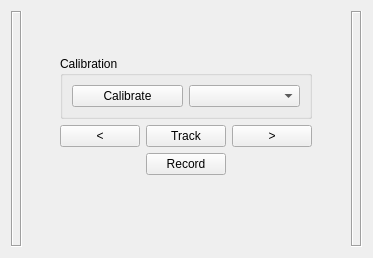
<?xml version="1.0" encoding="UTF-8"?>
<ui version="4.0">
 <class>devMicronTrackerControllerQWidget</class>
 <widget class="QWidget" name="devMicronTrackerControllerQWidget">
  <property name="geometry">
   <rect>
    <x>0</x>
    <y>0</y>
    <width>373</width>
    <height>258</height>
   </rect>
  </property>
  <property name="windowTitle">
   <string>Form</string>
  </property>
  <layout class="QGridLayout" name="gridLayout">
   <item row="0" column="2" colspan="3">
    <spacer name="SpacerTop">
     <property name="orientation">
      <enum>Qt::Vertical</enum>
     </property>
     <property name="sizeHint" stdset="0">
      <size>
       <width>20</width>
       <height>40</height>
      </size>
     </property>
    </spacer>
   </item>
   <item row="0" column="6" rowspan="7">
    <widget class="QLabel" name="FrameRight">
     <property name="frameShape">
      <enum>QFrame::Box</enum>
     </property>
     <property name="frameShadow">
      <enum>QFrame::Sunken</enum>
     </property>
    </widget>
   </item>
   <item row="1" column="2" colspan="3">
    <widget class="QGroupBox" name="BoxCalibration">
     <property name="title">
      <string>Calibration</string>
     </property>
     <layout class="QHBoxLayout" name="horizontalLayout">
      <item>
       <widget class="QPushButton" name="ButtonCalibratePivot">
        <property name="text">
         <string>Calibrate</string>
        </property>
       </widget>
      </item>
      <item>
       <widget class="QComboBox" name="BoxTools"/>
      </item>
     </layout>
    </widget>
   </item>
   <item row="1" column="1" rowspan="2">
    <spacer name="SpacerLeftTop">
     <property name="orientation">
      <enum>Qt::Horizontal</enum>
     </property>
     <property name="sizeHint" stdset="0">
      <size>
       <width>40</width>
       <height>20</height>
      </size>
     </property>
    </spacer>
   </item>
   <item row="2" column="3">
    <widget class="QPushButton" name="ButtonTrack">
     <property name="text">
      <string>Track</string>
     </property>
     <property name="checkable">
      <bool>true</bool>
     </property>
    </widget>
   </item>
   <item row="1" column="5" rowspan="2">
    <spacer name="SpacerRightTop">
     <property name="orientation">
      <enum>Qt::Horizontal</enum>
     </property>
     <property name="sizeHint" stdset="0">
      <size>
       <width>40</width>
       <height>20</height>
      </size>
     </property>
    </spacer>
   </item>
   <item row="5" column="1">
    <spacer name="SpacerLeftBottom">
     <property name="orientation">
      <enum>Qt::Horizontal</enum>
     </property>
     <property name="sizeHint" stdset="0">
      <size>
       <width>40</width>
       <height>20</height>
      </size>
     </property>
    </spacer>
   </item>
   <item row="5" column="2" colspan="3">
    <layout class="QVBoxLayout" name="LayoutTools">
     <property name="sizeConstraint">
      <enum>QLayout::SetFixedSize</enum>
     </property>
    </layout>
   </item>
   <item row="5" column="5">
    <spacer name="SpacerRightBottom">
     <property name="orientation">
      <enum>Qt::Horizontal</enum>
     </property>
     <property name="sizeHint" stdset="0">
      <size>
       <width>40</width>
       <height>20</height>
      </size>
     </property>
    </spacer>
   </item>
   <item row="6" column="2" colspan="3">
    <spacer name="SpacerBottom">
     <property name="orientation">
      <enum>Qt::Vertical</enum>
     </property>
     <property name="sizeHint" stdset="0">
      <size>
       <width>20</width>
       <height>40</height>
      </size>
     </property>
    </spacer>
   </item>
   <item row="0" column="0" rowspan="7">
    <widget class="QLabel" name="FrameLeft">
     <property name="frameShape">
      <enum>QFrame::Box</enum>
     </property>
     <property name="frameShadow">
      <enum>QFrame::Sunken</enum>
     </property>
    </widget>
   </item>
   <item row="2" column="2">
    <widget class="QPushButton" name="ButtonCaptureFrameLeft">
     <property name="text">
      <string>&lt;</string>
     </property>
     <property name="checkable">
      <bool>true</bool>
     </property>
    </widget>
   </item>
   <item row="2" column="4">
    <widget class="QPushButton" name="ButtonCaptureFrameRight">
     <property name="text">
      <string>&gt;</string>
     </property>
     <property name="checkable">
      <bool>true</bool>
     </property>
    </widget>
   </item>
   <item row="3" column="3">
    <widget class="QPushButton" name="ButtonRecord">
     <property name="text">
      <string>Record</string>
     </property>
     <property name="checkable">
      <bool>true</bool>
     </property>
    </widget>
   </item>
  </layout>
 </widget>
 <resources/>
 <connections/>
</ui>
